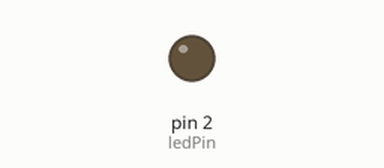
The sketch below on a simulated Arduino Uno, built with avr-gcc and run on an emulated ATmega328P. Shown: output pins drawn as LEDs (lit = HIGH).

Above: at 1.3 s.
At 9.8 s:
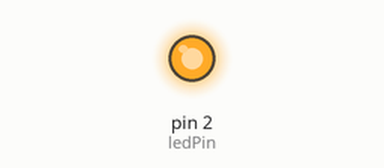
Timing chart, 0 to 10.1 s (numbered marks = the images above):
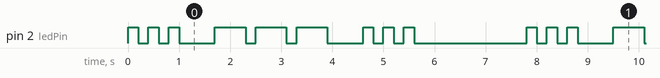

The sketch:

SOS.ino
```cpp
const int ledPin = 2;

struct Step {
  bool ledState;      // HIGH 或 LOW
  unsigned long duration;
};

const Step sosSteps[] = {
  // 字母 S （短闪3次）
  {HIGH, 200}, {LOW, 200},
  {HIGH, 200}, {LOW, 200},
  {HIGH, 200}, {LOW, 200},
  {LOW, 500},

  // 字母 O （长闪3次）
  {HIGH, 600}, {LOW, 200},
  {HIGH, 600}, {LOW, 200},
  {HIGH, 600}, {LOW, 200},
  {LOW, 500},

  // 字母 S （短闪3次）
  {HIGH, 200}, {LOW, 200},
  {HIGH, 200}, {LOW, 200},
  {HIGH, 200}, {LOW, 200},
  {LOW, 2000}
};

const int stepCount = sizeof(sosSteps) / sizeof(sosSteps[0]);
int currentStep = 0;
unsigned long previousMillis = 0;
bool stepRunning = false;

void setup() {
  Serial.begin(115200);
  pinMode(ledPin, OUTPUT);
  digitalWrite(ledPin, sosSteps[0].ledState);
  previousMillis = millis();
  stepRunning = true;
}

void loop() {
  unsigned long currentMillis = millis();

  if (stepRunning) {
    if (currentMillis - previousMillis >= sosSteps[currentStep].duration) {
      currentStep++;
      if (currentStep >= stepCount) {
        currentStep = 0;
      }
      digitalWrite(ledPin, sosSteps[currentStep].ledState);
      previousMillis = currentMillis;
    }
  }
}
```

Measured:
- by itself, pin 2 (ledPin): repeats every 7.8 s: HIGH 0.20 s, LOW 0.20 s, HIGH 0.20 s, LOW 0.70 s, 2 × (HIGH 0.60 s, LOW 0.20 s), HIGH 0.60 s, LOW 0.70 s, 2 × (HIGH 0.20 s, LOW 0.20 s), HIGH 0.20 s, LOW 2.2 s, HIGH 0.20 s, LOW 0.20 s
- by itself, everything shown: repeats every 7.8 s, in 18 steps
